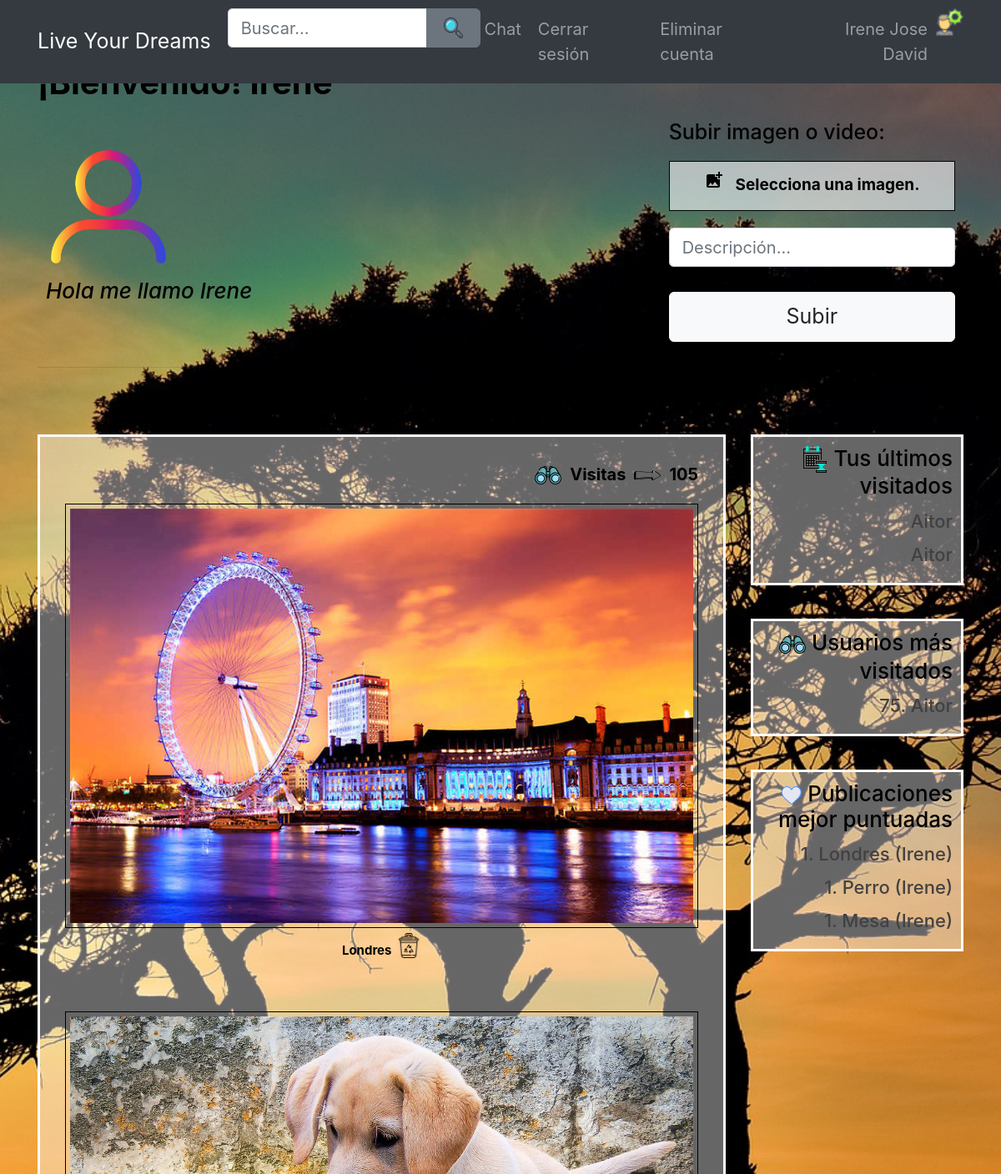
The page /paginausuarios.php?npag=1 (signed in, upper part) on the database as committed earlier.
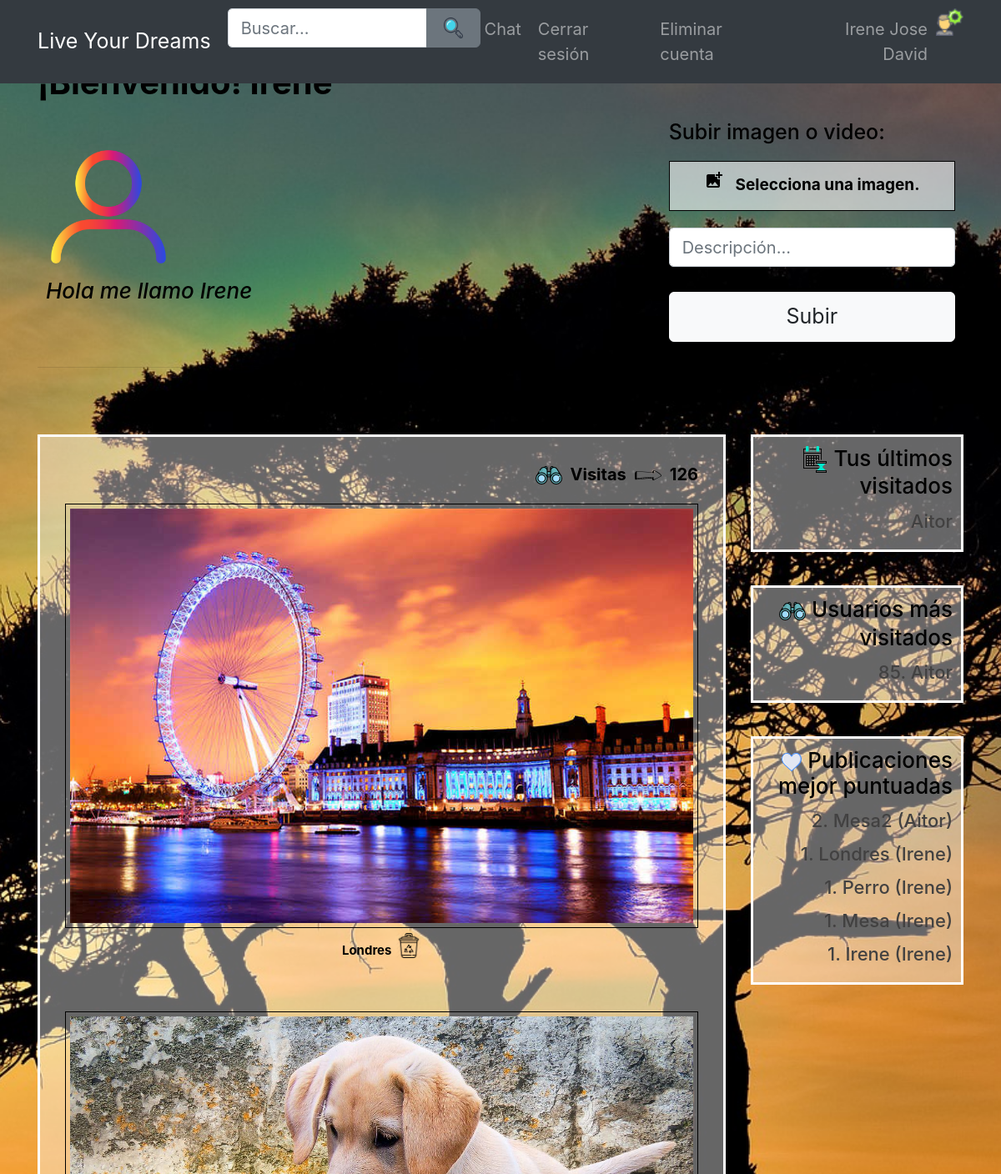
The same page on the database as committed later.
### tables this page shows
CREATE TABLE `usuarios` (
  `usuarioID` int(11) NOT NULL,
  `username` varchar(255) NOT NULL,
  `password` varchar(255) NOT NULL,
  `email` varchar(255) NOT NULL,
  `active` varchar(255) NOT NULL,
  `resetToken` varchar(255) DEFAULT NULL,
  `resetComplete` varchar(3) DEFAULT 'No',
  `visitas` int(11) DEFAULT '0',
  `descripcion` varchar(255) NOT NULL,
  `imagen` varchar(255) NOT NULL,
  `ultVisitas` longtext NOT NULL
);

### paginausuarios.php (the view, shortened to what this page needs)
<?php
require('includes/config.php');
require('layout/header.php');
?>
<div class="container">
    <div class="row principal">
        <div class="col-xs-12 col-sm-12 col-md-12 col-sm-offset-2 col-md-offset-3 mb-4">
            <h2 style="font-weight: bold;">¡Bienvenido! <?php echo htmlspecialchars($_SESSION['username'], ENT_QUOTES); ?></h2>
            <?php
            $stmt = $db->query("SELECT imagen, descripcion FROM usuarios WHERE usuarioID = " . $_SESSION['usuarioID']);
            while ($row = $stmt->fetch()) {
                if (empty($row['imagen'])) {
                    $imagenP = "usuario.jpg";
                } else {
                    $imagenP = $row['imagen'];
                }
                if (empty($row['descripcion'])) {
                    $descripcionP = "Descripcion";
                } else {
                    $descripcionP = $row['descripcion'];
                }
                $stmt = $db->query("SELECT imagen, descripcion,ultVisitas FROM usuarios WHERE usuarioID = " . $_SESSION['usuarioID']);     $row = $stmt->fetch();
            }
            ?>
            <div class="row" style="padding:10px;">
                <div class="col-xs-12 col-sm-12 col-md-7 col-lg-8 perfilUsu">
                    <div>
                        <?php echo '<img class="imgPerfil" src="imagenes/' . $imagenP . '">' . "\n"; ?>
                    </div>
                    <div>
                        <h4 class="descrip">
                            <?php echo $descripcionP; ?>
                        </h4>
                    </div>
                </div>
                <div class="col-xs-12 col-sm-12 col-md-5 col-lg-4 subida">
                    <form id="uploadimage" method="POST" action="imagen-ajax.php" enctype="multipart/form-data">
                        <h5 class="etiquetaSubir"><label>Subir imagen o video:</label></h5>
                            <label for="file" class="seleccionImgP">
                                <i class="material-icons">
                                </i> &nbsp;
                                Selecciona una imagen.
                            </label>
                        <div class="row mt-3 nomargin">
                            <input type="text" name="descripcion" id="des" class="form-control col-xs-12 col-md-12 mb-3" placeholder="Descripción...">
                        </div>
                        <div class="row">
                            <div class="col-xs-6 col-md-12"><input type="submit" name="submit" value="Subir" class="mt-2 btn btn-light btn-block btn-lg" tabindex="5" /></div>
                        </div>
                    </form>
                </div>
            </div>
            <hr>
        </div>
        <div class="col-xs-2 col-sm-12 col-md-12 col-sm-offset-12 col-md-offset-12 mt-4">
            <div class="row">
                <div class="col-xs-12 col-sm-12 col-md-9 col-lg-9">
                    <div class="contenedorTodo">
                        <?php
                        $stmt = $db->query("SELECT visitas FROM usuarios WHERE usuarioID = " . $_SESSION['usuarioID']);
                        $visitas = '';
                        while ($row = $stmt->fetch()) {
                            $visitas = $row['visitas'];
                        }
                        ?>
                        <div class="visitas">
                            <img src="img/app/binoculars.png">
                            <p>Visitas</p>
                            <img src="img/app/next.png">
                            <p class="" data-count="2200"><?php echo $visitas ?></p>
                        </div>
                        <?php
                        $multporPag=2;
                        $iniciar=($_GET['npag']-1)*$multporPag;
                    $stmt2 = $db->query("SELECT *, 'ft' AS tipo FROM imagen WHERE usuarioID = " .$_SESSION['usuarioID'] . " UNION select *, 'vd'                        AS tipo from video WHERE usuarioID = " .$_SESSION['usuarioID'] .' LIMIT '.$iniciar.','.$multporPag);
                  while ($row = $stmt2->fetch()) {
                        if ($row['tipo']=="ft"){
                            echo '<div id="foto"><img class="foto" src="imagenes/' . $row['nombre'] . '">' . "\n";
                            ?>
                        <div>
                            <span class="descripcionMultim"><?php echo ucwords($row['descripcion']); ?></span>
                            <a onclick="confirmar(<?php echo $row['idfoto']; ?>)"><img class="imgEliminar" src="img/app/papelera.png" alt="Papelera" /></a>
                        </div></br></br>
                    </div>
                    <?php
            }
            }
            ?>
            </div>
        </div>
        <div class="col-xs-12 col-sm-12 col-md-3 col-lg-3 users-table contenedorListas">
            <div class="listas">
                <h4><img src='img/app/calendario.png'> Tus últimos visitados</h4>
    <?php
        if(isset($_SESSION["historial"])){
                    $historico = $_SESSION["historial"];
                    foreach ($historico as $valor){
                            $id=$valor;
                        if ($id != $_SESSION['usuarioID']) {
                            $stmt = $db->query("SELECT * FROM usuarios WHERE active = 'Yes' and usuarioId=$id");
                            while ($row = $stmt->fetch()) {
                                $nombre = $row['username'];
                                    echo "<h5 color='green'><a href='vistausuario.php?id=$id&nombreusuario=$nombre'>$nombre</a></h5>";
                            }
                        }
                    }
        }else{
            echo "<h5 color='green'>No hay registros</h5>";
        }
    ?>
            </div>
            <div class="listas">
                <h4><img src='img/app/binoculars.png'> Usuarios más visitados</h4>
                <?php
                $stmt = $db->query("SELECT * FROM usuarios WHERE active = 'Yes'");
                while ($row = $stmt->fetch()) {
                    $nombre = $row['username'];
                    $id = $row['usuarioID'];
                    $nvisitas = $row['visitas'];
                    if ($id != $_SESSION['usuarioID'] && $nvisitas>0) {
                        echo "<h5 color='green'><a href='vistausuario.php?id=$id&nombreusuario=$nombre'>$nvisitas.  $nombre</a></h5>";
                    }
                }
                ?>
            </div>
            <div class="listas">
                <h4> <img src='img/app/heart.png'> Publicaciones mejor puntuadas</h4>
                <?php
                $stmt = $db->query("SELECT *, 'ft' AS tipo FROM imagen UNION select *, 'vd' AS tipo from video order by likes DESC LIMIT 5");
                while ($row = $stmt->fetch()) {
                    $descripcion = ucwords($row['descripcion']);
                    $usuarioID = $row['usuarioID'];
                    $id = $row['idfoto'];
                    $nlike = $row['likes'];
                    $stmt2 = $db->query("SELECT username from usuarios where usuarioID=" . $usuarioID);
                    $nombre = $stmt2->fetch();
                    $nombre = $nombre['username'];
                    if ($nombre != null && $nlike >0 ) {
                        echo '<div class="contadorLikes2">';
                        echo "<h5 color='green'><a href='vistausuario.php?id=$usuarioID&nombreusuario=$nombre/#$id'>$nlike.  $descripcion ($nombre)</h5>";
                        echo '</div>';
                    }
                }
                ?>
            </div>
        </div>
    </div>
</div>
</div>
</div>
<?php
require('layout/footer.php');
?>

### layout/header.php (shortened to what this page needs)
<!DOCTYPE html>
<html lang="en">
<head>
	<link rel="stylesheet" href="https://stackpath.bootstrapcdn.com/bootstrap/4.1.3/css/bootstrap.min.css">
	<link href="style/bootstrap.min.css" rel="stylesheet">
	<link rel="stylesheet" href="style/main.css">
	<link rel="stylesheet" href="style/vistausuario.css">
	<link rel="stylesheet" href="style/paginausuarios.css">
	<link rel="stylesheet" href="style/perfil.css">
	<link rel="stylesheet" href="style/resultado.css">
	<link rel="stylesheet" href="style/resetPassword.css">
</head>
<body>
	<nav class="navbar navbar-expand-lg navbar-dark bg-dark">
		<div class="container">
			<a class="navbar-brand" href="index.php">Live Your Dreams</a>
			<div class="collapse navbar-collapse" id="navbarResponsive">
				<ul class="navbar-nav ml-auto">
					<?php
					if (isset($_SESSION['usuarioID'])) {
						if ($_SESSION['usuarioID'] != "") {
							echo '
			<form id="form1" name="form1" method="get" action="">
					<div class="input-group bg-dark search-bar">
					  <input type="text" class="form-control search-input" placeholder="Buscar..." aria-label="Buscar..." aria-describedby="basic-addon2" name="buscar">
					  <div class="input-group-append search-button ">
					  <input type="image" onclick="confirmarBusqueda()" name="submit" width="30px" height="30px"  src="img/app/lupa.png" class="btn btn-secondary btn-block btn-lg " tabindex="5">
					  </div>
					</div>
			</form>
				<li class="nav-item">
					<a class="nav-link" href="http://localhost/www/wsChat/client/" target="_blank">Chat</a>
				</li>
				<li class="nav-item">
				  <a class="nav-link" href="logout.php">Cerrar sesión</a>
				</li>
				<li class="nav-item">
				  <a class="nav-link" href="deleteusuario.php">Eliminar cuenta</a>
				</li>
				<li class="nav-item">
					<a class=" nav-link autor">Irene Jose David</a>';
				echo '</li>
				<li class="nav-item">
					<a href="perfil.php">
						<img class="imgConf" src="img/app/man.png" alt="Config" width="50" height="50" />
					</a>
				</li>
		';
						}
					}
					?>
				</ul>
			</div>
		</div>
	</nav>
	<section>

### layout/footer.php
    </section>
</body>
</html>

### style/main.css (style rules this page uses)
a { color: #EF1F2F; text-decoration: none; }
html, body { height: auto; font-size: 20px; color: black; }
body { background: url("../img/foto_fondo.jpg") no-repeat center center fixed; background-size: cover; }
section { height: 100%; }
.nomargin { margin-left: 0!important; margin-right: 0!important; }
.users-table a { color: rgb(66, 65, 65); }
section { margin-top: 75px; }
.autor { color: white; text-align: right; }
.navbar { position: fixed; width: 100%; top: 0; z-index: 100000; }
@media only screen and (min-width:1200px) { .users-table a { font-size: 22px; } }
@media only screen and (min-width:1200px) { h4 { font-size: 26px; } }
.search-bar { max-width: 300px; }
.search-button { max-width: 60px; }
.search-button input { height: 47px; width: 65px; }
.imgConf { width: 33px; height: 33px; }
.contenedorTodo { padding: 30px; border: 3px solid white; text-align: center; background: rgba(255, 255, 255, 0.4); margin-bottom: 20px; }
.foto { width: 100%; height: auto; padding: 5px; border: 1px solid black; margin-bottom: 10px; }

### style/paginausuarios.css (style rules this page uses)
.imgEliminar { width: 30px; height: 30px; margin-top: -11px; }
.contenedorListas { color: black; text-align: right; }
.listas { padding: 10px 10px 10px 0; border: 3px solid white; background: rgba(255, 255, 255, 0.4); margin-bottom: 40px; }
.visitas { display: flex; justify-content: right; align-items: flex-start; }
.visitas img { margin-left: 10px; margin-right: 10px; }
.visitas p { font-weight: bold; }
.imgPerfil { width: 150px; height: 150px; }
.perfilUsu { margin-top: 30px; }
.descrip { font-style: italic; margin-top: 10px; }
.principal { text-align: left; }
.subida { text-align: left; }
.seleccionImgP { height: 60px; width: 100%; border: solid 1px black; background: rgba(255, 255, 255, 0.6); margin: auto; font-size: 19px; text-align: center; padding-right: 12px; padding-top: 10px; padding-left: 12px; font-weight: bold; }
.descripcionMultim { font-size: 15px; font-weight: bold; }

Rows that differ between the two databases and show on the page:
no longer on one of the page's lists (row edited): usuarios: username "Aitor"
changed usuarios "Hola me llamo Irene": visitas "105" → "126"
changed usuarios "Aitor": visitas "75" → "85"
Other text that changed with them:
new list line: "2 . Mesa2 ( )"
new list line: "Aitor"
new list line: "1 . Irene ( )"
new list line: "Irene"
